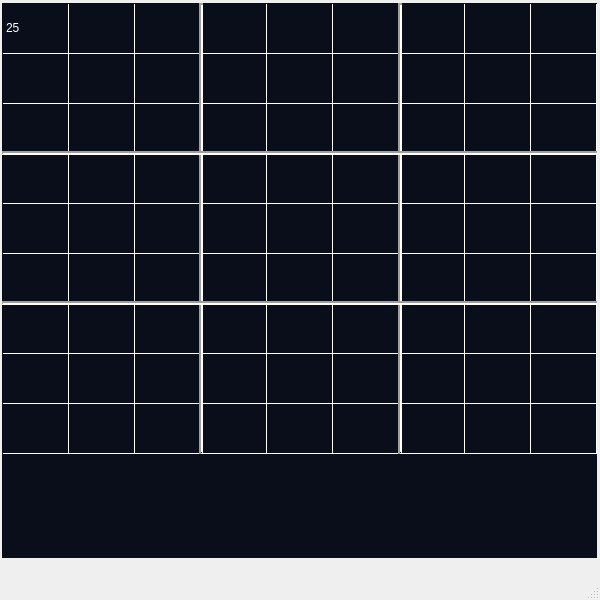
<?xml version="1.0" encoding="UTF-8"?>
<ui version="4.0">
 <class>MainGame</class>
 <widget class="QMainWindow" name="MainGame">
  <property name="geometry">
   <rect>
    <x>0</x>
    <y>0</y>
    <width>600</width>
    <height>600</height>
   </rect>
  </property>
  <property name="minimumSize">
   <size>
    <width>600</width>
    <height>600</height>
   </size>
  </property>
  <property name="maximumSize">
   <size>
    <width>600</width>
    <height>600</height>
   </size>
  </property>
  <property name="windowTitle">
   <string>MainWindow</string>
  </property>
  <widget class="QWidget" name="centralwidget">
   <property name="minimumSize">
    <size>
     <width>597</width>
     <height>558</height>
    </size>
   </property>
   <property name="maximumSize">
    <size>
     <width>597</width>
     <height>558</height>
    </size>
   </property>
   <widget class="Line" name="line">
    <property name="geometry">
     <rect>
      <x>193</x>
      <y>3</y>
      <width>16</width>
      <height>451</height>
     </rect>
    </property>
    <property name="lineWidth">
     <number>2</number>
    </property>
    <property name="orientation">
     <enum>Qt::Vertical</enum>
    </property>
   </widget>
   <widget class="Line" name="line_2">
    <property name="geometry">
     <rect>
      <x>392</x>
      <y>3</y>
      <width>16</width>
      <height>451</height>
     </rect>
    </property>
    <property name="lineWidth">
     <number>2</number>
    </property>
    <property name="orientation">
     <enum>Qt::Vertical</enum>
    </property>
   </widget>
   <widget class="Line" name="line_3">
    <property name="geometry">
     <rect>
      <x>2</x>
      <y>145</y>
      <width>601</width>
      <height>16</height>
     </rect>
    </property>
    <property name="lineWidth">
     <number>2</number>
    </property>
    <property name="orientation">
     <enum>Qt::Horizontal</enum>
    </property>
   </widget>
   <widget class="Line" name="line_4">
    <property name="geometry">
     <rect>
      <x>2</x>
      <y>295</y>
      <width>601</width>
      <height>16</height>
     </rect>
    </property>
    <property name="lineWidth">
     <number>2</number>
    </property>
    <property name="orientation">
     <enum>Qt::Horizontal</enum>
    </property>
   </widget>
   <widget class="QTableWidget" name="tableWidget">
    <property name="geometry">
     <rect>
      <x>2</x>
      <y>3</y>
      <width>600</width>
      <height>600</height>
     </rect>
    </property>
    <property name="styleSheet">
     <string notr="true">background-color: #0a0e1a;
     gridline-color: #ffffff; 
color : #ffffff;
font: 24pt &quot;MV Boli&quot;;
align-item : center;
</string>
    </property>
    <property name="frameShape">
     <enum>QFrame::StyledPanel</enum>
    </property>
    <property name="frameShadow">
     <enum>QFrame::Sunken</enum>
    </property>
    <property name="rowCount">
     <number>9</number>
    </property>
    <property name="columnCount">
     <number>9</number>
    </property>
    <attribute name="horizontalHeaderVisible">
     <bool>false</bool>
    </attribute>
    <attribute name="horizontalHeaderMinimumSectionSize">
     <number>20</number>
    </attribute>
    <attribute name="horizontalHeaderDefaultSectionSize">
     <number>66</number>
    </attribute>
    <attribute name="horizontalHeaderHighlightSections">
     <bool>true</bool>
    </attribute>
    <attribute name="verticalHeaderVisible">
     <bool>false</bool>
    </attribute>
    <attribute name="verticalHeaderDefaultSectionSize">
     <number>50</number>
    </attribute>
    <attribute name="verticalHeaderHighlightSections">
     <bool>true</bool>
    </attribute>
    <row/>
    <row/>
    <row/>
    <row/>
    <row/>
    <row/>
    <row/>
    <row/>
    <row/>
    <column/>
    <column/>
    <column/>
    <column/>
    <column/>
    <column/>
    <column/>
    <column/>
    <column/>
    <item row="0" column="0">
     <property name="text">
      <string>25</string>
     </property>
     <property name="background">
      <brush brushstyle="NoBrush">
       <color alpha="255">
        <red>255</red>
        <green>255</green>
        <blue>255</blue>
       </color>
      </brush>
     </property>
     <property name="foreground">
      <brush brushstyle="NoBrush">
       <color alpha="255">
        <red>255</red>
        <green>255</green>
        <blue>255</blue>
       </color>
      </brush>
     </property>
    </item>
   </widget>
   <zorder>tableWidget</zorder>
   <zorder>line</zorder>
   <zorder>line_2</zorder>
   <zorder>line_3</zorder>
   <zorder>line_4</zorder>
  </widget>
  <widget class="QMenuBar" name="menubar">
   <property name="geometry">
    <rect>
     <x>0</x>
     <y>0</y>
     <width>600</width>
     <height>20</height>
    </rect>
   </property>
  </widget>
  <widget class="QStatusBar" name="statusbar"/>
 </widget>
 <resources/>
 <connections/>
</ui>
